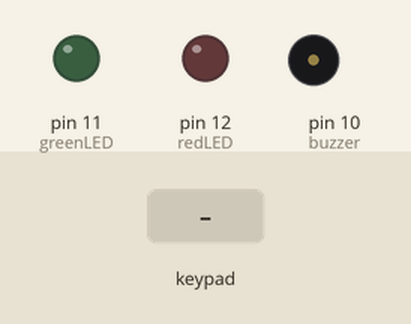
Recording of a sketch running on a simulated Arduino Uno, built with avr-gcc and run on an emulated ATmega328P. Parts: output pins drawn as LEDs (lit = HIGH), buzzer (waves = sounding). The test bench sets the inputs (shaded band). What the sketch prints to the serial monitor is not drawn.

Above: at 1.2 s.
1.3 s: keypad keys 9 8 7 6 pressed 0.4 s apart
At 3.6 s:
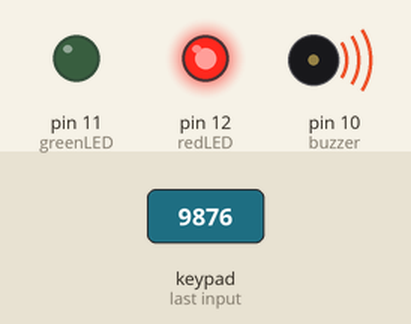
At 4.3 s:
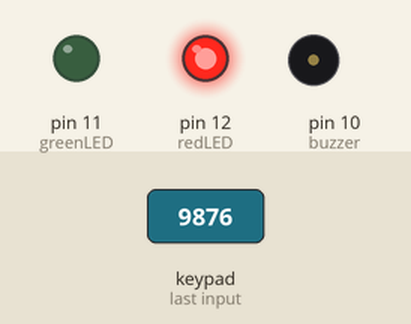
5.9 s: keypad keys 1 2 3 4 pressed 0.4 s apart
At 8.6 s:
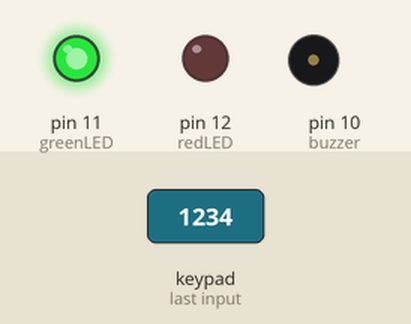
Timing chart, 0 to 10.6 s (numbered marks = the images above; inputs shaded):
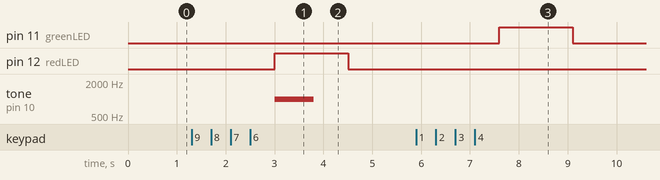

Measured:
- after the input at 1.3 s, pin 12 (redLED): LOW → HIGH after 1.7 s, → LOW 1.5 s later; tone on pin 10 (buzzer): silent → 1000 Hz after 1.7 s, → silent 0.80 s later
- after the input at 5.9 s, pin 11 (greenLED): LOW → HIGH after 1.7 s, → LOW 1.5 s later

The sketch:

SmartHomecode.ino.ino
```cpp
#include <Keypad.h>           //keypad Library


const byte ROWS = 4;         // defining all variables
const byte COLS = 4;
const int buzzer = 10;
const int greenLED = 11;
const int redLED = 12;


char keys[ROWS][COLS] = {      //Keypad outlook
  {'1', '2', '3', 'A'},
  {'4', '5', '6', 'B'},
  {'7', '8', '9', 'C'},
  {'*', '0', '#', 'D'}
};


byte rowPins[ROWS] = {9, 8, 7, 6}; // R1, R2, R3, R4
byte colPins[COLS] = {5, 4, 3, 2}; // C1, C2, C3, C4


String password = "1234";
String enteredPassword = "";


Keypad customKeypad = Keypad(makeKeymap(keys), rowPins, colPins, ROWS, COLS);

void setup() {
  pinMode(greenLED, OUTPUT);
  pinMode(redLED, OUTPUT);
  pinMode(buzzer, OUTPUT);
  Serial.begin(9600);
  Serial.println("Enter password:");
}

void loop() {
  char customKey = customKeypad.getKey();

  if (customKey) {
    Serial.print("*");                // hiding input
    enteredPassword += customKey;
  }


  if (enteredPassword.length() == 4) {   // Checking for 4 characters
    delay(500);
    Serial.print("\nEntered: ");
    Serial.println(enteredPassword);

    if (enteredPassword == password) {
      Serial.println("Unlocked");
      digitalWrite(greenLED, HIGH);
      digitalWrite(redLED, LOW);
      noTone(buzzer);
    } else {
      Serial.println("Access Denied! Please enter the correct password");
      digitalWrite(greenLED, LOW);
      digitalWrite(redLED, HIGH);
      tone(buzzer, 1000, 800);              //For 800ms
    }

    delay(1500);
    digitalWrite(redLED, LOW);
    digitalWrite(greenLED, LOW);
    enteredPassword = "";                   //input reset
    Serial.println("Enter password:");
  }
}
```
